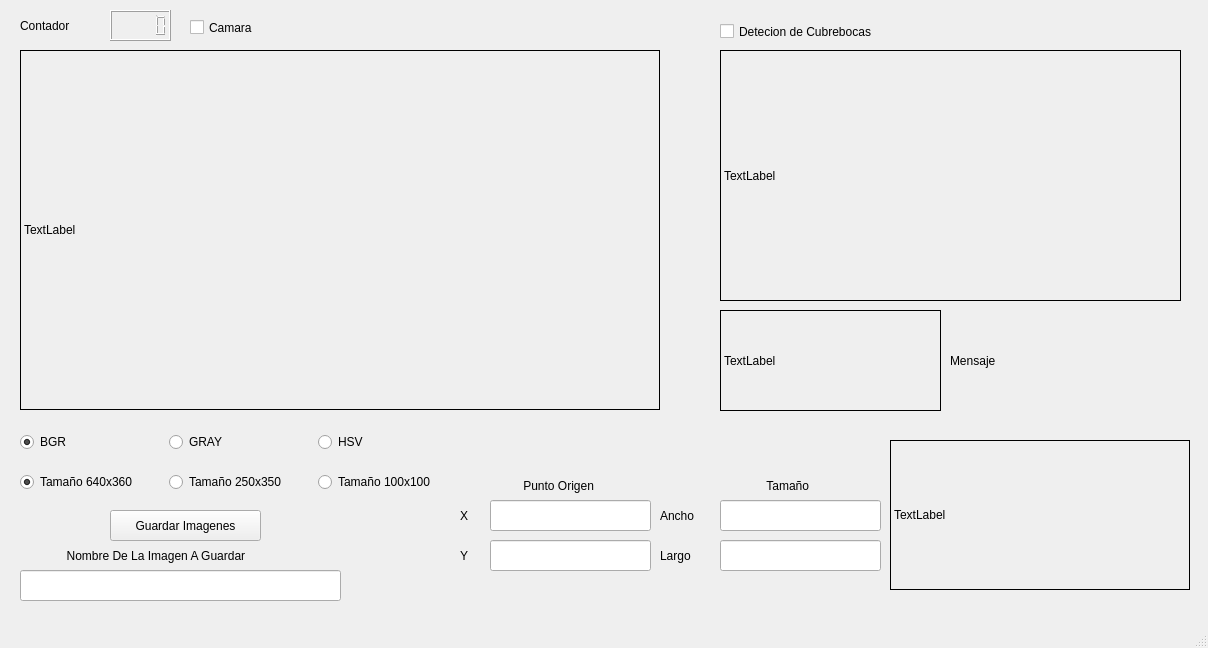
<?xml version="1.0" encoding="UTF-8"?>
<ui version="4.0">
 <class>MainWindow</class>
 <widget class="QMainWindow" name="MainWindow">
  <property name="geometry">
   <rect>
    <x>0</x>
    <y>0</y>
    <width>1208</width>
    <height>648</height>
   </rect>
  </property>
  <property name="windowTitle">
   <string>MainWindow</string>
  </property>
  <widget class="QWidget" name="centralwidget">
   <widget class="QLabel" name="label">
    <property name="geometry">
     <rect>
      <x>20</x>
      <y>15</y>
      <width>81</width>
      <height>21</height>
     </rect>
    </property>
    <property name="text">
     <string>Contador</string>
    </property>
   </widget>
   <widget class="QLCDNumber" name="lcdNumber">
    <property name="geometry">
     <rect>
      <x>110</x>
      <y>10</y>
      <width>61</width>
      <height>31</height>
     </rect>
    </property>
   </widget>
   <widget class="QLabel" name="label_2">
    <property name="geometry">
     <rect>
      <x>20</x>
      <y>50</y>
      <width>640</width>
      <height>360</height>
     </rect>
    </property>
    <property name="frameShape">
     <enum>QFrame::Box</enum>
    </property>
    <property name="text">
     <string>TextLabel</string>
    </property>
   </widget>
   <widget class="QCheckBox" name="checkBox">
    <property name="geometry">
     <rect>
      <x>190</x>
      <y>12</y>
      <width>92</width>
      <height>31</height>
     </rect>
    </property>
    <property name="text">
     <string>Camara</string>
    </property>
   </widget>
   <widget class="QCheckBox" name="checkBox_2">
    <property name="geometry">
     <rect>
      <x>720</x>
      <y>20</y>
      <width>261</width>
      <height>23</height>
     </rect>
    </property>
    <property name="text">
     <string>Detecion de Cubrebocas</string>
    </property>
   </widget>
   <widget class="QLabel" name="label_3">
    <property name="geometry">
     <rect>
      <x>720</x>
      <y>50</y>
      <width>461</width>
      <height>251</height>
     </rect>
    </property>
    <property name="frameShape">
     <enum>QFrame::Box</enum>
    </property>
    <property name="text">
     <string>TextLabel</string>
    </property>
   </widget>
   <widget class="QLabel" name="label_4">
    <property name="geometry">
     <rect>
      <x>720</x>
      <y>310</y>
      <width>221</width>
      <height>101</height>
     </rect>
    </property>
    <property name="frameShape">
     <enum>QFrame::Box</enum>
    </property>
    <property name="text">
     <string>TextLabel</string>
    </property>
   </widget>
   <widget class="QLabel" name="label_5">
    <property name="geometry">
     <rect>
      <x>950</x>
      <y>320</y>
      <width>231</width>
      <height>81</height>
     </rect>
    </property>
    <property name="text">
     <string>Mensaje</string>
    </property>
   </widget>
   <widget class="QWidget" name="layoutWidget">
    <property name="geometry">
     <rect>
      <x>20</x>
      <y>430</y>
      <width>441</width>
      <height>25</height>
     </rect>
    </property>
    <layout class="QHBoxLayout" name="horizontalLayout">
     <item>
      <widget class="QRadioButton" name="radioButton">
       <property name="text">
        <string>BGR</string>
       </property>
       <property name="checked">
        <bool>true</bool>
       </property>
      </widget>
     </item>
     <item>
      <widget class="QRadioButton" name="radioButton_2">
       <property name="text">
        <string>GRAY</string>
       </property>
      </widget>
     </item>
     <item>
      <widget class="QRadioButton" name="radioButton_3">
       <property name="text">
        <string>HSV</string>
       </property>
      </widget>
     </item>
    </layout>
   </widget>
   <widget class="QWidget" name="layoutWidget">
    <property name="geometry">
     <rect>
      <x>20</x>
      <y>470</y>
      <width>441</width>
      <height>25</height>
     </rect>
    </property>
    <layout class="QHBoxLayout" name="horizontalLayout_2">
     <item>
      <widget class="QRadioButton" name="radioButton_4">
       <property name="text">
        <string>Tamaño 640x360</string>
       </property>
       <property name="checked">
        <bool>true</bool>
       </property>
      </widget>
     </item>
     <item>
      <widget class="QRadioButton" name="radioButton_5">
       <property name="text">
        <string>Tamaño 250x350</string>
       </property>
      </widget>
     </item>
     <item>
      <widget class="QRadioButton" name="radioButton_6">
       <property name="text">
        <string>Tamaño 100x100</string>
       </property>
      </widget>
     </item>
    </layout>
   </widget>
   <widget class="QLineEdit" name="lineEdit">
    <property name="geometry">
     <rect>
      <x>20</x>
      <y>570</y>
      <width>321</width>
      <height>31</height>
     </rect>
    </property>
   </widget>
   <widget class="QPushButton" name="pushButton">
    <property name="geometry">
     <rect>
      <x>110</x>
      <y>510</y>
      <width>151</width>
      <height>31</height>
     </rect>
    </property>
    <property name="text">
     <string>Guardar Imagenes</string>
    </property>
   </widget>
   <widget class="QLabel" name="label_6">
    <property name="geometry">
     <rect>
      <x>20</x>
      <y>540</y>
      <width>321</width>
      <height>31</height>
     </rect>
    </property>
    <property name="text">
     <string>              Nombre De La Imagen A Guardar</string>
    </property>
   </widget>
   <widget class="QLineEdit" name="lineEdit_2">
    <property name="geometry">
     <rect>
      <x>490</x>
      <y>540</y>
      <width>161</width>
      <height>31</height>
     </rect>
    </property>
   </widget>
   <widget class="QLineEdit" name="lineEdit_3">
    <property name="geometry">
     <rect>
      <x>490</x>
      <y>500</y>
      <width>161</width>
      <height>31</height>
     </rect>
    </property>
   </widget>
   <widget class="QLineEdit" name="lineEdit_4">
    <property name="geometry">
     <rect>
      <x>720</x>
      <y>500</y>
      <width>161</width>
      <height>31</height>
     </rect>
    </property>
   </widget>
   <widget class="QLineEdit" name="lineEdit_5">
    <property name="geometry">
     <rect>
      <x>720</x>
      <y>540</y>
      <width>161</width>
      <height>31</height>
     </rect>
    </property>
   </widget>
   <widget class="QLabel" name="label_7">
    <property name="geometry">
     <rect>
      <x>460</x>
      <y>500</y>
      <width>20</width>
      <height>31</height>
     </rect>
    </property>
    <property name="text">
     <string>X</string>
    </property>
   </widget>
   <widget class="QLabel" name="label_8">
    <property name="geometry">
     <rect>
      <x>460</x>
      <y>540</y>
      <width>20</width>
      <height>31</height>
     </rect>
    </property>
    <property name="text">
     <string>Y</string>
    </property>
   </widget>
   <widget class="QLabel" name="label_9">
    <property name="geometry">
     <rect>
      <x>660</x>
      <y>500</y>
      <width>51</width>
      <height>31</height>
     </rect>
    </property>
    <property name="text">
     <string>Ancho</string>
    </property>
   </widget>
   <widget class="QLabel" name="label_10">
    <property name="geometry">
     <rect>
      <x>660</x>
      <y>540</y>
      <width>51</width>
      <height>31</height>
     </rect>
    </property>
    <property name="text">
     <string>Largo</string>
    </property>
   </widget>
   <widget class="QLabel" name="label_11">
    <property name="geometry">
     <rect>
      <x>490</x>
      <y>470</y>
      <width>161</width>
      <height>31</height>
     </rect>
    </property>
    <property name="text">
     <string>          Punto Origen</string>
    </property>
   </widget>
   <widget class="QLabel" name="label_12">
    <property name="geometry">
     <rect>
      <x>720</x>
      <y>470</y>
      <width>161</width>
      <height>31</height>
     </rect>
    </property>
    <property name="text">
     <string>              Tamaño</string>
    </property>
   </widget>
   <widget class="QLabel" name="label_13">
    <property name="geometry">
     <rect>
      <x>890</x>
      <y>440</y>
      <width>300</width>
      <height>150</height>
     </rect>
    </property>
    <property name="frameShape">
     <enum>QFrame::Box</enum>
    </property>
    <property name="text">
     <string>TextLabel</string>
    </property>
   </widget>
  </widget>
  <widget class="QMenuBar" name="menubar">
   <property name="geometry">
    <rect>
     <x>0</x>
     <y>0</y>
     <width>1208</width>
     <height>22</height>
    </rect>
   </property>
  </widget>
  <widget class="QStatusBar" name="statusbar"/>
 </widget>
 <resources/>
 <connections/>
</ui>
